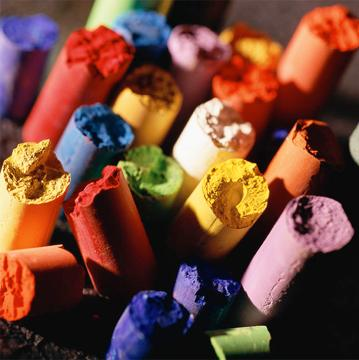
//> input picture opencv/RGB/5.jpg, 359 x 360 px
$ ./DisplayImage 5.jpg   (built with g++ and OpenCV 4)
//> lines starting //> are read from the running program, lines starting //| are printed output that depends on the picture
#include <cv.h>
#include <highgui.h>

using namespace cv;

int main( int argc, char** argv )
{
	IplImage * src= cvLoadImage(argv[1]);
//> src is the input picture: 360 rows x 359 cols, CV_8UC3; mean B, G, R 57.5, 71.1, 113.4
	IplImage* hsv = cvCreateImage( cvGetSize(src), 8, 3 );
	IplImage* h_plane = cvCreateImage( cvGetSize(src), 8, 1 );
	IplImage* s_plane = cvCreateImage( cvGetSize(src), 8, 1 );
	IplImage* v_plane = cvCreateImage( cvGetSize(src), 8, 1 );
	IplImage* planes[] = { h_plane, s_plane };

	/** H 分量划分为16个等级，S分量划分为8个等级 */
	int h_bins = 16, s_bins = 8;
	int hist_size[] = {h_bins, s_bins};

	/** H 分量的变化范围 */
	float h_ranges[] = { 0, 180 };

	/** S 分量的变化范围*/
	float s_ranges[] = { 0, 255 };
	float* ranges[] = { h_ranges, s_ranges };

	/** 输入图像转换到HSV颜色空间 */
	cvCvtColor( src, hsv, CV_BGR2HSV );
//> hsv: 360 rows x 359 cols, CV_8UC3; mean H, S, V 51.7, 140.3, 121.1
	cvCvtPixToPlane( hsv, h_plane, s_plane, v_plane, 0 );
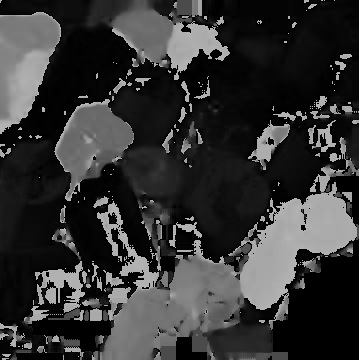
//> h_plane: 360 rows x 359 cols, CV_8UC1; min 0, max 179, mean 51.7
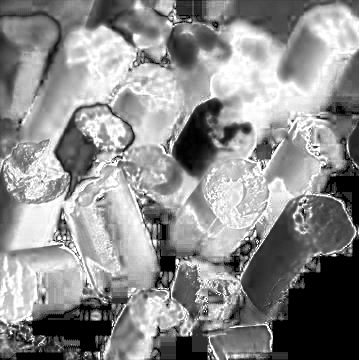
//> s_plane: 360 rows x 359 cols, CV_8UC1; min 0, max 255, mean 140.3
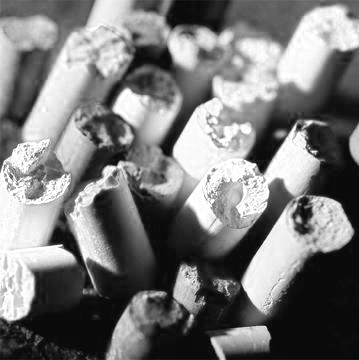
//> v_plane: 360 rows x 359 cols, CV_8UC1; min 0, max 255, mean 121.1

	/** 创建直方图，二维, 每个维度上均分 */
	CvHistogram * hist = cvCreateHist( 2, hist_size, CV_HIST_ARRAY, ranges, 1 );
	/** 根据H,S两个平面数据统计直方图 */
	cvCalcHist( planes, hist, 0, 0 );

	/** 获取直方图统计的最大值，用于动态显示直方图 */
	float max_value;
	cvGetMinMaxHistValue( hist, 0, &max_value, 0, 0 );


	/** 设置直方图显示图像 */
	int height = 240;
	int width = (h_bins*s_bins*6);
	IplImage* hist_img = cvCreateImage( cvSize(width,height), 8, 3 );
	cvZero( hist_img );

	/** 用来进行HSV到RGB颜色转换的临时单位图像 */
	IplImage * hsv_color = cvCreateImage(cvSize(1,1),8,3);
	IplImage * rgb_color = cvCreateImage(cvSize(1,1),8,3);
	int bin_w = width / (h_bins * s_bins);
	for(int h = 0; h < h_bins; h++)
	{
		for(int s = 0; s < s_bins; s++)
		{
			int i = h*s_bins + s;
			/** 获得直方图中的统计次数，计算显示在图像中的高度 */
			float bin_val = cvQueryHistValue_2D( hist, h, s );
			int intensity = cvRound(bin_val*height/max_value);

			/** 获得当前直方图代表的颜色，转换成RGB用于绘制 */
			cvSet2D(hsv_color,0,0,cvScalar(h*180.f / h_bins,s*255.f/s_bins,255,0));
			cvCvtColor(hsv_color,rgb_color,CV_HSV2BGR);
			CvScalar color = cvGet2D(rgb_color,0,0);

			cvRectangle( hist_img, cvPoint(i*bin_w,height),
				cvPoint((i+1)*bin_w,height - intensity),
				color, -1, 8, 0 );
		}
	}

	cvNamedWindow( "Source", 1 );
	cvShowImage( "Source", src );

	cvNamedWindow( "H-S Histogram", 1 );
	cvShowImage( "H-S Histogram", hist_img );
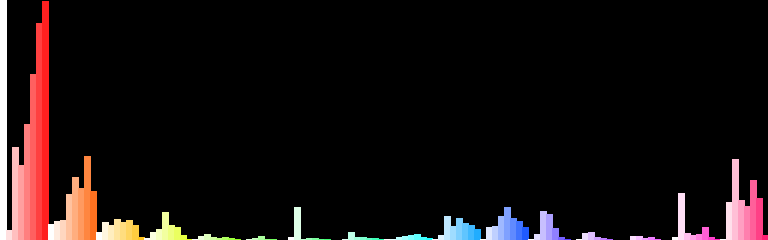
//> window 'H-S Histogram': 240 rows x 768 cols, CV_8UC3; mean B, G, R 14.1, 14, 21

	cvWaitKey(0);

	return 0;
}
